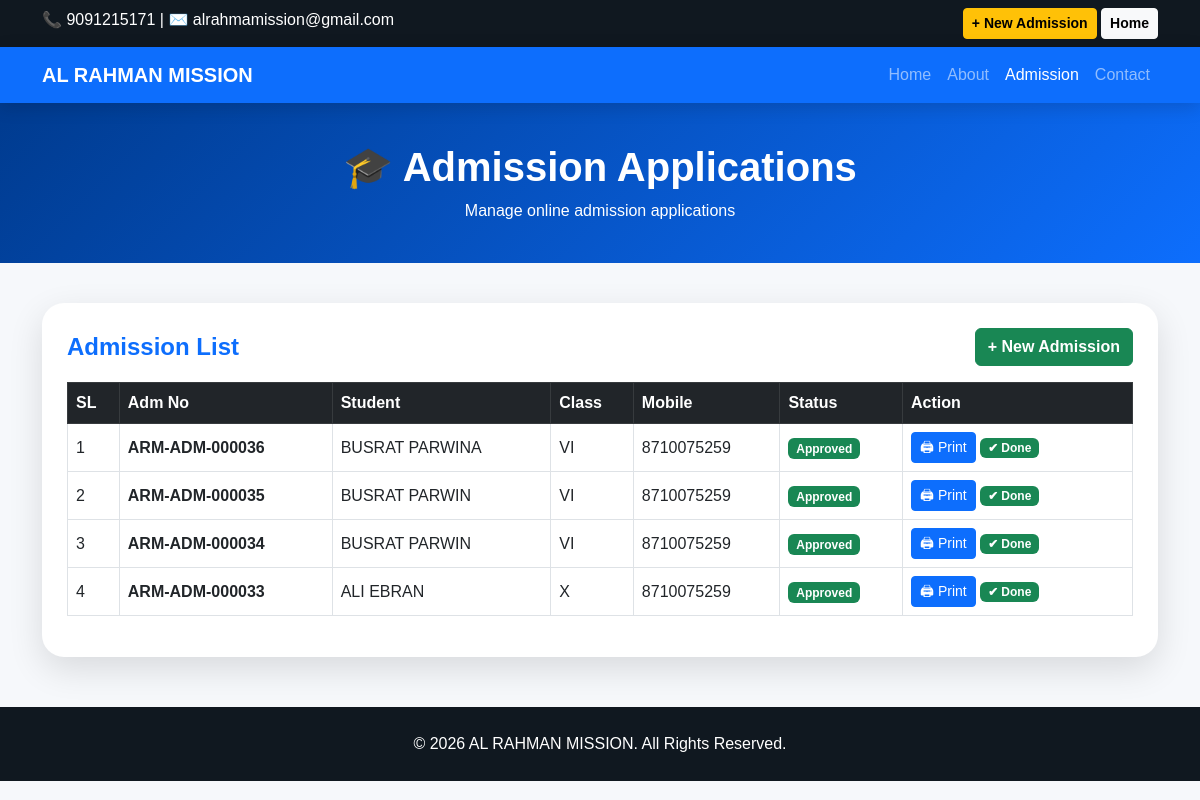
Before: /site/admission-list/ with the older database file.
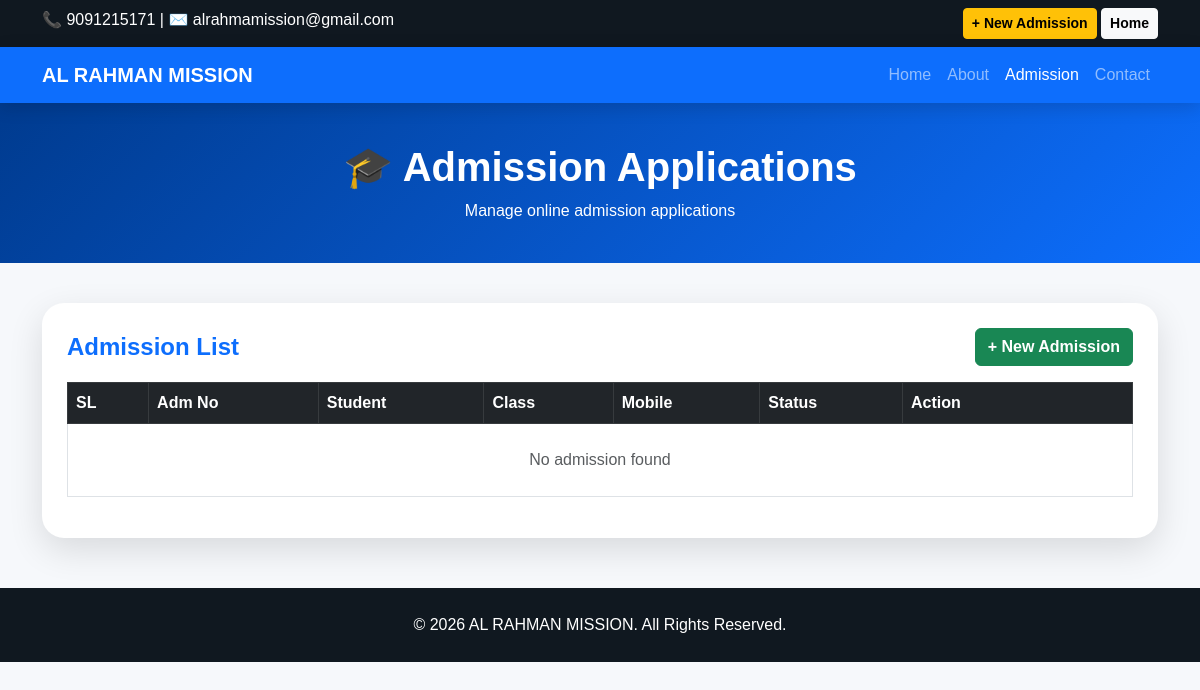
After: the same page with the newer database file.
### website/models.py (models this page shows, shortened)
class Admission(models.Model):
    STATUS_CHOICES = [
        ('Pending', 'Pending'),
        ('Approved', 'Approved'),
        ('Rejected', 'Rejected'),
    ]
    GENDER_CHOICES = [
        ('Male', 'Male'),
        ('Female', 'Female'),
        ('Other', 'Other'),
    ]
    admission_no = models.CharField(max_length=100, blank=True, null=True, unique=True)
    student_name = models.CharField(max_length=200)
    father_name = models.CharField(max_length=200)
    mother_name = models.CharField(max_length=200, blank=True, null=True)
    date_of_birth = models.DateField(blank=True, null=True)
    gender = models.CharField(max_length=20, choices=GENDER_CHOICES, blank=True, null=True)
    student_class = models.CharField(max_length=50)
    aadhaar_no = models.CharField(max_length=20, blank=True, null=True)
    mobile = models.CharField(max_length=15)
    guardian_mobile = models.CharField(max_length=15, blank=True, null=True)
    address = models.TextField()
    previous_school = models.CharField(max_length=250, blank=True, null=True)
    transport_required = models.BooleanField(default=False)
    hostel_required = models.BooleanField(default=False)
    student_photo = models.ImageField(upload_to='admission_photos/', blank=True, null=True)
    student_id = models.CharField(max_length=100, blank=True, null=True)
    registration_no = models.CharField(max_length=100, blank=True, null=True)
    status = models.CharField(max_length=20, choices=STATUS_CHOICES, default='Pending')
    created_at = models.DateTimeField(auto_now_add=True)

### website/views.py (the view)
# urls.py: path('admission-list/', views.admission_list, name='admission_list'),
def admission_list(request):
    admissions = Admission.objects.all().order_by('-created_at')
    return render(request, 'website/admission_list.html', {
        'admissions': admissions
    })

### core/context_processors.py (called while the page is built)
def get_current_session():
    today = datetime.now()
    year = today.year
    if today.month >= 4:
        return f"{year}-{year + 1}"
    return f"{year - 1}-{year}"

def global_session(request):
    current_year = datetime.now().year
    sessions = []
    for y in range(current_year - 3, current_year + 4):
        sessions.append(f"{y}-{y + 1}")
    selected_session = request.session.get("selected_session")
    if not selected_session:
        selected_session = get_current_session()
    return {
        "sessions": sessions,
        "selected_session": selected_session,
    }

### templates/website/admission_list.html (shortened to what the changed rows need)
<!DOCTYPE html>
<html>
<head>
    <link href="https://cdn.jsdelivr.net/npm/bootstrap@5.3.0/dist/css/bootstrap.min.css" rel="stylesheet">
</head>
<body>
<div class="hero">
    <h1 class="fw-bold">🎓 Admission Applications</h1>
</div>
<div class="container">
    <div class="table-box">
        <div class="table-responsive">
            <table class="table table-bordered table-hover align-middle">
                <thead class="table-dark">
                    <tr>
                        <th>SL</th>
                        <th>Adm No</th>
                        <th>Student</th>
                        <th>Class</th>
                        <th>Mobile</th>
                        <th>Status</th>
                        <th width="230">Action</th>
                    </tr>
                </thead>
                <tbody>
                    {% for a in admissions %}
                    <tr>
                        <td>{{ forloop.counter }}</td>
                        <td><strong>{{ a.admission_no }}</strong></td>
                        <td>{{ a.student_name }}</td>
                        <td>{{ a.student_class }}</td>
                        <td>{{ a.mobile }}</td>
                        <td>
                            {% if a.status == "Approved" %}
                                <span class="badge bg-success">Approved</span>
                            {% elif a.status == "Rejected" %}
                                <span class="badge bg-danger">Rejected</span>
                            {% else %}
                                <span class="badge bg-warning text-dark">Pending</span>
                            {% endif %}
                        </td>
                        <td>
                            <a href="{% url 'admission_print' a.id %}" class="btn btn-sm btn-primary" target="_blank">
                                🖨 Print
                            </a>
                            {% if a.status == "Pending" %}
                            <a href="{% url 'admission_approve' admission.id %}"
                               class="btn btn-success btn-sm"
                               onclick="return confirm('Approve this admission?')">
                               ✅ Approve
                            </a>
                            {% else %}
                                <span class="badge bg-success">✔ Done</span>
                            {% endif %}
                        </td>
                    </tr>
                    {% empty %}
                    <tr>
                        <td colspan="7" class="text-center text-muted py-4">
                            No admission found
                        </td>
                    </tr>
                    {% endfor %}
                </tbody>
            </table>
        </div>
    </div>
</div>
</body>
</html>

Changed rows visible on the page:
removed Admission: admission_no "ARM-ADM-000036", student_name "BUSRAT PARWINA", student_class "VI", mobile "8710075259", status "Approved"
removed Admission: admission_no "ARM-ADM-000035", student_name "BUSRAT PARWIN", student_class "VI", mobile "8710075259", status "Approved"
removed Admission: admission_no "ARM-ADM-000034", student_name "BUSRAT PARWIN", student_class "VI", mobile "8710075259", status "Approved"
removed Admission: admission_no "ARM-ADM-000033", student_name "ALI EBRAN", student_class "X", mobile "8710075259", status "Approved"
Other visible differences:
text now shown: "No admission found"
